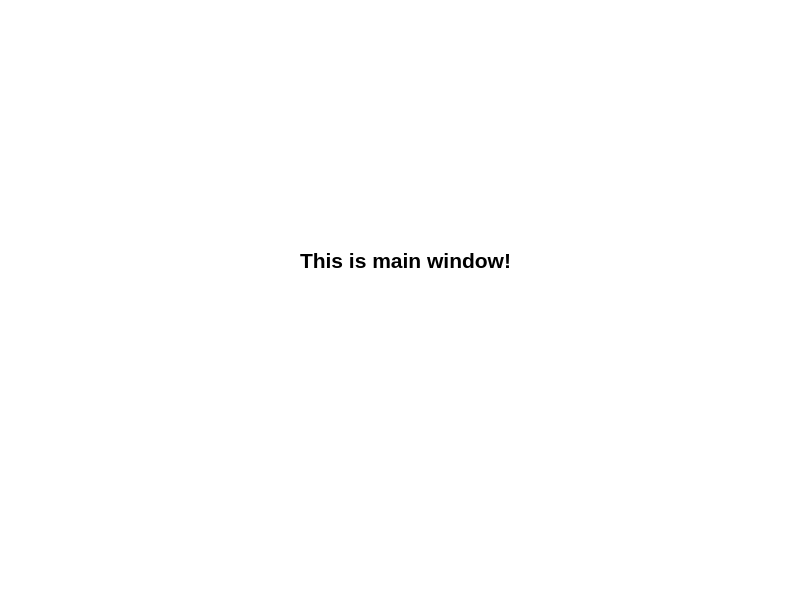
<?xml version="1.0" encoding="UTF-8"?>
<ui version="4.0">
 <class>MainWindow</class>
 <widget class="QMainWindow" name="MainWindow">
  <property name="geometry">
   <rect>
    <x>0</x>
    <y>0</y>
    <width>800</width>
    <height>600</height>
   </rect>
  </property>
  <property name="windowTitle">
   <string>MainWindow</string>
  </property>
  <property name="styleSheet">
   <string notr="true">background-color: rgb(255, 255, 255);</string>
  </property>
  <widget class="QWidget" name="centralwidget">
   <widget class="QLabel" name="label">
    <property name="geometry">
     <rect>
      <x>300</x>
      <y>240</y>
      <width>251</width>
      <height>41</height>
     </rect>
    </property>
    <property name="font">
     <font>
      <pointsize>16</pointsize>
      <weight>75</weight>
      <bold>true</bold>
     </font>
    </property>
    <property name="styleSheet">
     <string notr="true">color: rgb(0, 0, 0);</string>
    </property>
    <property name="text">
     <string>This is main window!</string>
    </property>
   </widget>
  </widget>
  <widget class="QMenuBar" name="menubar">
   <property name="geometry">
    <rect>
     <x>0</x>
     <y>0</y>
     <width>800</width>
     <height>20</height>
    </rect>
   </property>
  </widget>
  <widget class="QStatusBar" name="statusbar"/>
 </widget>
 <resources/>
 <connections/>
</ui>
